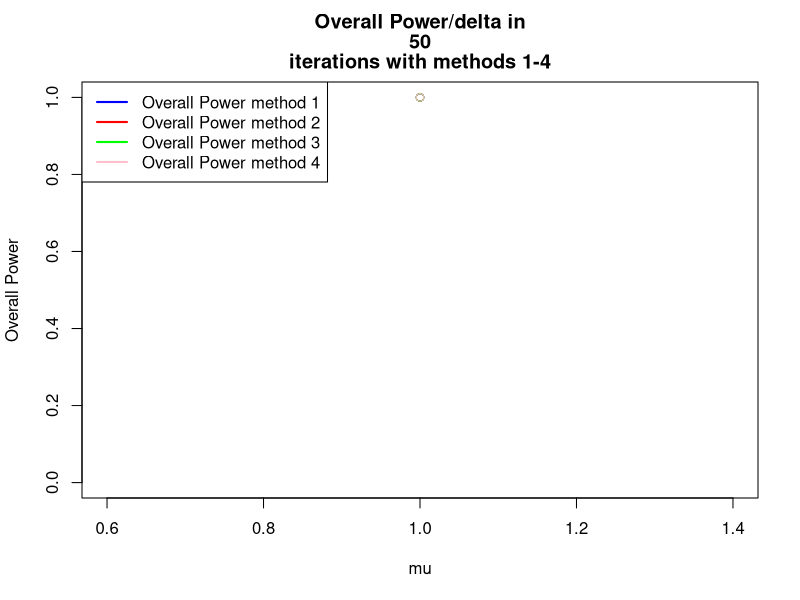
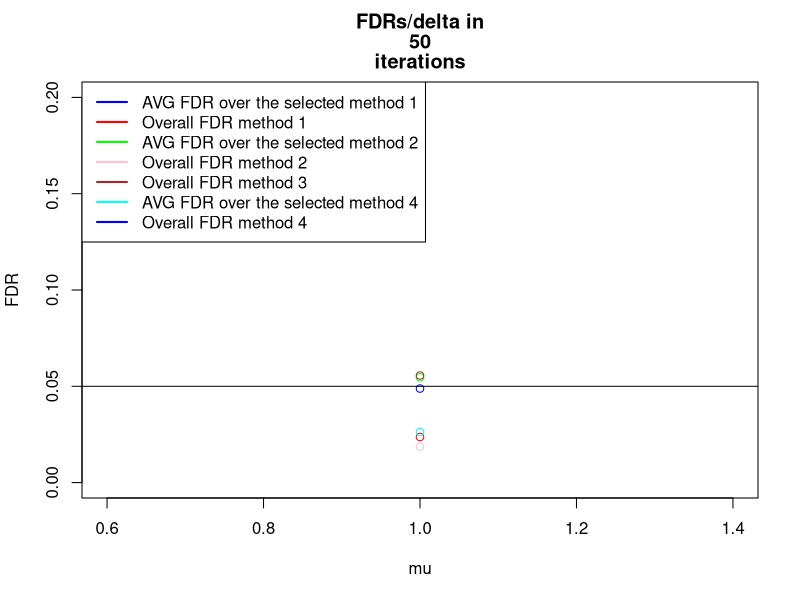
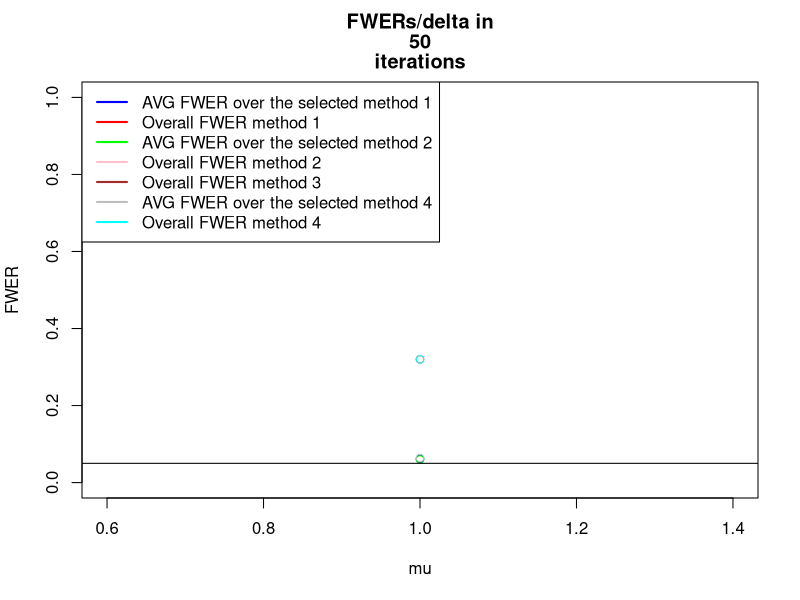
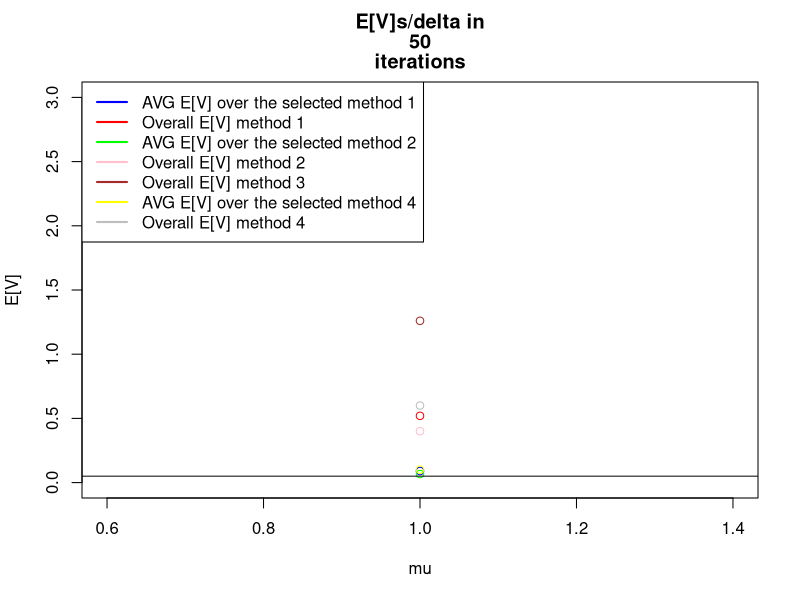
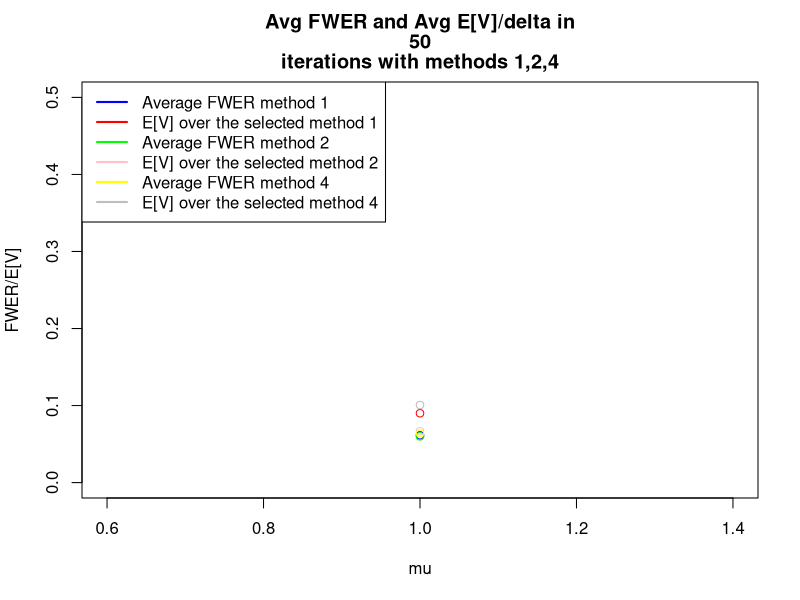

The R source for these figures, in order: (Note: this script raises an error after producing the figures.)
iteration <- setClass ("iteration",
                       #Data structure that holds data regarding a certain iteration (=manipulation of random numbers)        
                       slots=c(xbars="numeric",
                               pvals="numeric",
                               refVec="logical",
                               numOfTrues="numeric",
                               size="numeric",
                               proceduresApplied= "list"
                               
                       )
)
procedure <- setClass ("procedure",
                       #a data structure holding the results of certain procedure applied to an iteration
                       
                       slots=c(procedureName="function",
                               rejects="list",
                               fr="numeric",
                               power="numeric",
                               fdr="numeric",
                               fwer="numeric"
                       )
)

calcSimesPVals<- function (PVals){
  min(p.adjust(PVals, method="BH"))
}

calcPower<-function (rejectsLength, falseRejections, size,numOfFalseH0sInRef,details=FALSE){
  #returns num of  true rejections divided by the number of planned rejections
  if (details==TRUE){
    print ("POWER CALC:")
    print (c("rejects:", rejectsLength))
    print (c("fr:", falseRejections))
    print (c("size:", size))
    print (c("numOfFalseH0sInRef:", numOfFalseH0sInRef))
    print (c("Power",(rejectsLength-falseRejections)/(size-numOfFalseH0sInRef)))
  }
  return ((rejectsLength-falseRejections)/(size-numOfFalseH0sInRef))
}

calcFDR<- function (rejects,falseRejections){
  if (rejects$length==0) return (0)
  else 
    return (falseRejections/rejects$length)
}

calcFWER<- function (rejects, falseRejections){
  if (rejects$length==0)
    return (0)
  if (falseRejections>0) 
    return (1)
  if (falseRejections==0) 
    return (0)
}

countFalseFamilyRejections <- function (rejects, numOfSignalFamilies){
  if (rejects$length==0){ #if there were no rejects at all
    return (0)
  }
  return (length(which(rejects$ix>numOfSignalFamilies)))
}

countFalseRejections<-function (rejects , refVec){
  if (rejects$length==0){ #if there were no rejects at all
    return (0)
  }
  
  fr<-0 #false rejections counter
  for (i in 1:rejects$length){ # count num of false rejects
    #     print (refVec)
    if (refVec[rejects$ix[i]]==FALSE) { #if the rejection was false
      fr<-fr+1
    }
  }
  return (fr) 
}

SelectFamiliesBH<-function (familiesSimesPVals){
  #b<-p.adjust(familiesSimesPVals,method="BH")
  #return (which(b<0.05))
  #print ("SELECT: ")
  #print (Preject(familiesSimesPVals))
  #print ("BH SELECT")
  return (Preject(method="BH", pvals=familiesSimesPVals))
  
}  
#return Array of Selected Families and old ixs


OverallBHSelectedFamilies<-function (jointRejects){
  newIXs<-unique(as.integer((jointRejects$ix-1)/10))+1
  return (list ("length"=length(newIXs), "ix"=newIXs))
  
}


rejectTukey <- function (xbars,S,groupSize,qStar){
  statistics=as.numeric(dist(xbars)/sqrt(S/groupSize))
  b<-which(statistics>=qStar)
  
  #   print (statistics)
  #   print ("Q*")
  #   print (qStar)
  #   print (list("length"=length(b), "ix"=b))
  return (list("length"=length(b), "ix"=b))
}

Preject <- function (method="BH", pvals=c(0), details=FALSE, alpha =0.05){
  a<-p.adjust(p=pvals,method=method)
  #   print (a)
  b<- which(a<alpha)
  return (list ("length"=length(b), "ix"=b))
}

calcTukeyPVal <-function(xbars,S,groupSize, numOfGroups){
  pval<- 1-ptukey(q=max(dist(xbars))/sqrt(S/groupSize), 
                  nmeans=numOfGroups ,df=numOfGroups * (groupSize-1))
  return (pval)
}

calcPairwisePVals <-function (xbars,S,groupSize, numOfGroups,i=1,details=FALSE){
  ##useful for method C phase 2
  pvals=2*(1-pt(q=dist(xbars)/sqrt(2*S[i]/groupSize),
                df= numOfGroups*(groupSize-1)))
  if (details==TRUE){
    print (c("PAIRWISE", pvals))
    print (as.numeric(pvals))
  }
  #   readline()
  return (as.numeric(pvals))
}

getRandomXBars <-function (size, numOfTrues, truesMu1=0, falsesMu1, sd=1,DesVector=NaN,details=FALSE){
  #if there's a Design vector supplied, normals will be generated according to it
  # otherwise the xbars will be made with the given parameters.
  
  if (is.nan(DesVector)[1]){
    xbar<- rep(NA,size) #init xbar
    xbar[1:numOfTrues]<- (rnorm(n=numOfTrues,mean=truesMu1,sd=sd)) 
    #define the null first families
    xbar[(numOfTrues+1):size]<- (rnorm(n=size-numOfTrues,mean=falsesMu1,sd=sd)) 
    #define the non-null last families  
  }
  else{
    xbar<- rep(NA,length(DesVector)) #init xbar
    xbar<- (rnorm(n=length(DesVector),mean=DesVector,sd=sd))   
  }
  if (details==TRUE){
    print (xbar)  
  }
  
  #   readline()
  return (xbar)
}


setDesVector <-function (size, numOfZeros,mu=4){
  a<-rep(0,numOfZeros)
  b<-rep(mu,size-numOfZeros)
  return (c(a,b))
}

setRefVectorBig <-function(size, numOfZeros,mu, DesVector=NaN, details=FALSE){
  
  if (is.nan(DesVector)[1]){
    DesVector<-setDesVector(size,numOfZeros,mu)
  }
  
  if (details==TRUE){
    print ("DesVector:")
    print (DesVector)
    print ("RefVector:")
    print (as.logical(dist(DesVector)))
  }
  return (as.logical(dist(DesVector)))
}

# this method works only for numOfGroups=3, setRefVectorBig does this right for larger sizes
# setRefVector <- function (size, numOfTrues){
#   #initialize reference vector
#   refvec<-rep (NA,size)
#   refvec[1:numOfTrues]<- TRUE # these will be true discoveries
#   refvec[(numOfTrues+1):size]<- FALSE # these will be False Discoveries
#   return (refvec)
# }


#method A(3): Overall BH (one level)
#method B(2): QTukey Statistics (2 levels) 1: TukeyPval , 2: QTukey Stat
#method C(1): BH with pairwise Pval (2 levels) 1: TukeyPVal, 2:Pairwise PVal
#method 4: To be added later - currently empty

#this algorithm builds "numOfFamilies" families, each family of size "numOfGroups",
#with "numOfTrues" trues and the rest of the families are false, with "numOfSignalFamilies"
#families in which there 
#is signal (=numOfTrues is used), and the rest of the families are with no signal (all mus are 0)
#then uses 3 different methods to reject.
tukeyTest2 <-function(n=10000, numOfFamilies=40, numOfGroups=3, numOfTrues=1, numOfSignalFamilies=5,
                      mindelta=0, maxdelta=4, interval=0.5, alpha=0.05, groupSize=16,details=FALSE,DesVector=NaN){
  
  
  #definition of constant df
  df=numOfGroups*(groupSize-1) #calculate degs of freedom
  
  #define constant methodnames
  METHOD_NAMES=rbind("QTukey Stat", "Pairwise", "Overall BH", "BH BH(Simes)")
  
  #decleration of matrices to keep means, size is # of methods * the number of mu values 
  OvrPowerMeans<-matrix(0,4,(maxdelta-mindelta)/interval+1)
  AVGPowerMeans<-matrix(0,4,(maxdelta-mindelta)/interval+1)
  AVGFDRMeans<-matrix(0,4,(maxdelta-mindelta)/interval+1)
  OvrFDRMeans<-matrix(0,4,(maxdelta-mindelta)/interval+1)
  AVGFWERMeans<-matrix(0,4,(maxdelta-mindelta)/interval+1)
  OvrFWERMeans<-matrix(0,4,(maxdelta-mindelta)/interval+1)
  OvrFRMeans<-matrix(0,4,(maxdelta-mindelta)/interval+1)
  AVGFRMeans<-matrix(0,4,(maxdelta-mindelta)/interval+1)
  
  FAMILYpowerMeans<-matrix(0,4,(maxdelta-mindelta)/interval+1)
  FAMILYFDRMeans<-matrix(0,4,(maxdelta-mindelta)/interval+1)
  FAMILYFWERMeans<-matrix(0,4,(maxdelta-mindelta)/interval+1)
  
  #declration of matrices to keep s.deviation, size is # of methods * the number of mu values 
  OvrPowerSD<-matrix(0,4,(maxdelta-mindelta)/interval+1)
  AVGPowerSD<-matrix(0,4,(maxdelta-mindelta)/interval+1)
  AVGFDRSD<-matrix(0,4,(maxdelta-mindelta)/interval+1)
  OvrFDRSD<-matrix(0,4,(maxdelta-mindelta)/interval+1)
  AVGFWERSD<-matrix(0,4,(maxdelta-mindelta)/interval+1)
  OvrFWERSD<-matrix(0,4,(maxdelta-mindelta)/interval+1)
  OvrFRSD<-matrix(0,4,(maxdelta-mindelta)/interval+1)
  AVGFRSD<-matrix(0,4,(maxdelta-mindelta)/interval+1)
  
  FAMILYpowerSD<-matrix(0,4,(maxdelta-mindelta)/interval+1)
  FAMILYFDRSD<-matrix(0,4,(maxdelta-mindelta)/interval+1)
  FAMILYFWERSD<-matrix(0,4,(maxdelta-mindelta)/interval+1)
  #   PowerOutput<-list()
  
  for (delta in seq(mindelta,maxdelta,interval)){
    
    #matrices for each delta
    TotalAVGFDR<-matrix(0,4,n)
    TotalAVGFWER<-matrix(0,4,n)
    TotalAVGPower<-matrix(0,4,n)
    TotalOvrFWER<-matrix(0,4,n)
    TotalOvrPower<-matrix(0,4,n)
    TotalAVGFR<-matrix(0,4,n)
    TotalOvrFR<-matrix(0,4,n)
    TotalOvrFDR<-matrix(0,4,n)
    FAMILYpower<-matrix(0,4,n)
    FAMILYFDR<-matrix(0,4,n)
    FAMILYFWER<-matrix(0,4,n)
    FAMILYFR<-matrix(0,4,n)
    
    print (delta)
    #     readline()
    
    #each iteration
    for (iters in 1:n){
      #       print (c("iter:" ,iters))
      
      #setup  of variables
      familyArray= list(numOfFamilies);
      familiesTukeyPVals = numeric(numOfFamilies);
      familiesSimesPVals = numeric(numOfFamilies);
      
      SelectedFamilies<-list(0);
      OverallRejectsLength<-numeric(4) # 4 slots for each method B/C/*/4
      OverallFR <- numeric(4)
      FDRSum <-numeric(4)
      FWERSum <- numeric(4)
      POWERSum <- numeric(4)
      
      if (!is.nan(DesVector[1])){
        numOfGroups=length(DesVector)
        tempDes=as.logical(dist(DesVector))
        numOfTrues=length(tempDes[tempDes==TRUE])
#         print (numOfGroups)
#         print (numOfTrues)
      }
      jointFamily <- new ("iteration",
                          size=choose(numOfGroups,2)*numOfFamilies,
                          numOfTrues=0+
                            #num of true hypotheses in the no signal zone
                            numOfSignalFamilies*(numOfTrues)
                          #num of true hypotheses in the signal zone
                     
                     )
      #       print (jointFamily)
      #       readline()
      ##init variance vector
      S=rchisq(n=numOfFamilies,df=df)/df
      
      for (i in 1:numOfFamilies){
        
        familyArray[[i]]= new ("iteration",
                               size=choose (numOfGroups,2),
                               numOfTrues=numOfTrues #=1
         
        ) #init family
        
        
        if (i<=numOfSignalFamilies){ #first 5 families with signal
          
          
          familyArray[[i]]@refVec=setRefVectorBig(
            size=numOfGroups,
            numOfZeros=numOfGroups-numOfTrues,
            mu=delta,
            DesVector=DesVector,
            details=FALSE)
          
          #           print ("Reference vector:")
          #           print (familyArray[[i]]@refVec)
          #build reference Vector
          tempDes<-DesVector
#           tempDes[tempDes==0]<-(-delta)
          familyArray[[i]]@xbars=getRandomXBars(size=numOfGroups,
                                                numOfTrues=numOfGroups-1,
                                                falsesMu1=delta,
                                                sd=sqrt(1/groupSize),
                                                DesVector=tempDes*delta,
                                                details=FALSE)
        }
        else { #35 families no signal
          familyArray[[i]]@refVec=setRefVectorBig(
            size=numOfGroups,
            numOfZeros=numOfGroups,
            mu=delta)
          
          #build reference Vector (we set numOfTrues as 1 and falsesdelta as 0 so that all xbars are
          #generated around 0, the value of numOfTrues doesnt matter here)
          familyArray[[i]]@xbars=getRandomXBars(size=numOfGroups,
                                                numOfTrues=1,
                                                falsesMu1=0,
                                                sd=sqrt(1/groupSize))
        }
        #                             print ("Reference vector:")
        #                             print (familyArray[[i]]@refVec)
        if (details==TRUE){
          #                    print (i)
          #                    print (familyArray[[i]]@xbars)         
        } #end details print
        
        familyArray[[i]]@pvals=calcPairwisePVals(familyArray[[i]]@xbars,
                                                 S,
                                                 groupSize,
                                                 numOfGroups,
                                                 i=i,
                                                 details=FALSE)
        #        readline()
        #calc Pairwise PVals for Method C(1)
        
        familyArray[[i]]@proceduresApplied=append(familyArray[[i]]@proceduresApplied,
                                                  new ("procedure"))
        familyArray[[i]]@proceduresApplied=append(familyArray[[i]]@proceduresApplied,
                                                  new ("procedure"))
        familyArray[[i]]@proceduresApplied=append(familyArray[[i]]@proceduresApplied,
                                                  new ("procedure"))
        familyArray[[i]]@proceduresApplied=append(familyArray[[i]]@proceduresApplied,
                                                  new ("procedure"))
        familiesTukeyPVals[i]=calcTukeyPVal(familyArray[[i]]@xbars
                                            ,S[i],groupSize, numOfGroups)
        familiesSimesPVals[i]=calcSimesPVals(familyArray[[i]]@pvals)
        
        #calc Tukey PVals for method B(2)
        
        #         print (c("family tukey pval", i, familiesTukeyPVals[i]))
        
        #add to jointFamily for methods 3-4
        jointFamily@refVec=append(jointFamily@refVec,familyArray[[i]]@refVec)
        jointFamily@xbars=append(jointFamily@xbars,familyArray[[i]]@xbars)
        jointFamily@pvals=append(jointFamily@pvals,familyArray[[i]]@pvals)
        jointFamily@proceduresApplied=append(familyArray[[i]]@proceduresApplied,
                                             new ("procedure"))
        jointFamily@proceduresApplied=append(familyArray[[i]]@proceduresApplied,
                                             new ("procedure"))
      } #end for i
      
      if (details==TRUE){
        #         print (jointFamily)
        #         print (familiesSimesPVals)
        #         readline()
      }
      
      #method B,C step 1: select interesting families using BH
      SelectedFamilies[[1]]<-SelectFamiliesBH(familiesTukeyPVals)
      SelectedFamilies[[2]]<-SelectedFamilies[[1]] #for this stage selection for both methods is the same
      qStar=qtukey(p=1-alpha*SelectedFamilies[[1]]$length/numOfFamilies,
                   nmeans=numOfGroups,df=df)
      SelectedFamilies[[4]]<-SelectFamiliesBH(familiesSimesPVals)
      #method 3 - overall BH - take joint family and reject in it using BH
      jointFamily@proceduresApplied[[1]]@rejects=Preject(method="BH", pvals=jointFamily@pvals, alpha=0.05)
      
      SelectedFamilies[[3]]<-OverallBHSelectedFamilies(jointFamily@proceduresApplied[[1]]@rejects)
      #       print (familyArray[[i]]@pvals, qStar)
      #       print ("SELECTS FROM METHOD 4")
      #       print (SelectedFamilies[[4]])
      #             readline()
      
      #calc Family Stats:
      for (methodix in 1:4){
        FAMILYFR[methodix,iters]<-countFalseFamilyRejections(SelectedFamilies[[methodix]],numOfSignalFamilies)
        
        FAMILYpower[methodix,iters]<-calcPower(rejects=SelectedFamilies[[methodix]]$length,
                                               falseRejections=FAMILYFR[methodix,iters],
                                               size=numOfFamilies,
                                               numOfFalseH0sInRef=numOfFamilies-numOfSignalFamilies,
                                               details=FALSE
        ) 
        FAMILYFDR[methodix,iters]<-calcFDR(rejects=SelectedFamilies[[methodix]],falseRejections=FAMILYFR[methodix,iters])
        FAMILYFWER[methodix,iters]<-calcFWER(rejects=SelectedFamilies[[methodix]],falseRejections=FAMILYFR[methodix,iters])
        
        if (details==TRUE){
          print (c("FAMILY POWER",methodix, FAMILYpower[methodix,iters]))
          print (c("FAMILY FR",methodix, FAMILYFR[methodix,iters]))
          print (c("FAMILY FDR",methodix, FAMILYFDR[methodix,iters]))
          print (c("FAMILY FWER",methodix, FAMILYFWER[methodix,iters]))
        }
      }
      
      
      ##method 1/2/4 step 2: #process BH/QTukey on selected families
      for (methodix in 1:4){ #run through methods
        
                print (c("METHOD:", methodix))
        if (SelectedFamilies[[methodix]]$length>0){   #if there are any selected families
          for (i in 1:SelectedFamilies[[methodix]]$length){ #run thru selected families
            
            if (methodix==1 || methodix==4){
              #method 1=method C
              #method 4= BH BH (simes)
              #print ("1")
              # reject inside the selected families with BH alpha=0.05*r/m
              familyArray[[SelectedFamilies[[methodix]]$ix[i]]]@proceduresApplied[[methodix]]@rejects<-
                Preject(method="BH", pvals=familyArray[[SelectedFamilies[[methodix]]$ix[i]]]@pvals, 
                        alpha=alpha*SelectedFamilies[[methodix]]$length/numOfFamilies)
            }
            if (methodix==2){
              #methodB
              #print ("2")
              # reject inside the selected families with QTUKEY threshold
              familyArray[[SelectedFamilies[[methodix]]$ix[i]]]@proceduresApplied[[2]]@rejects<-
                rejectTukey( familyArray[[SelectedFamilies[[methodix]]$ix[i]]]@xbars,
                             S[SelectedFamilies[[methodix]]$ix[i]],
                             groupSize,
                             qStar)
              #               print (dist(familyArray[[SelectedFamilies[[methodix]]$ix[i]]]@xbars))
              #               print (familyArray[[SelectedFamilies[[methodix]]$ix[i]]]@refVec)
              #               readline()
            }
            
            if (methodix==3){

              familyNum<-SelectedFamilies[[methodix]]$ix[i]
              #               print (SelectedFamilies[[methodix]]$ix)
              #               print (c("familynum", familyNum))
              m3rejects<-jointFamily@proceduresApplied[[1]]@rejects$ix
              #               print (m3rejects)
              #             
              m3rejects<-m3rejects[m3rejects> (familyNum-1)*10 &
                                     m3rejects<= (familyNum)*10] -(familyNum-1)*10
              #               print ("after modulus")
              #               print (m3rejects)
              # #               m3rejects<-m3rejects-(familyNum-1)*10
              #               print ("Method 3 rejects")
              #               print(m3rejects)
              #                                
              familyArray[[SelectedFamilies[[methodix]]$ix[i]]]@proceduresApplied[[methodix]]@rejects<-
                list("length"=length(m3rejects), "ix"=m3rejects)
              
              
              #calc stats for joint family
              jointFamily@proceduresApplied[[methodix-2]]@fr=countFalseRejections(jointFamily@proceduresApplied[[methodix-2]]@rejects,jointFamily@refVec)
              jointFamily@proceduresApplied[[methodix-2]]@power=calcPower(jointFamily@proceduresApplied[[methodix-2]]@rejects$length,
                                                                          jointFamily@proceduresApplied[[methodix-2]]@fr,
                                                                          jointFamily@size, 
                                                                          jointFamily@size-jointFamily@numOfTrues)
              jointFamily@proceduresApplied[[methodix-2]]@fdr=calcFDR(jointFamily@proceduresApplied[[methodix-2]]@rejects,
                                                                      jointFamily@proceduresApplied[[methodix-2]]@fr)
              jointFamily@proceduresApplied[[methodix-2]]@fwer=calcFWER(jointFamily@proceduresApplied[[methodix-2]]@rejects, 
                                                                        jointFamily@proceduresApplied[[methodix-2]]@fr)
              
              TotalOvrFDR[methodix,iters]=jointFamily@proceduresApplied[[methodix-2]]@fdr
              TotalOvrFWER[methodix,iters]=jointFamily@proceduresApplied[[methodix-2]]@fwer          
              TotalOvrFR[methodix,iters]=jointFamily@proceduresApplied[[methodix-2]]@fr
              TotalOvrPower[methodix,iters]=jointFamily@proceduresApplied[[methodix-2]]@power						
            }
            
            #calc frs,power,fdr,fwer for the ith selectedfamily
            familyArray[[SelectedFamilies[[methodix]]$ix[i]]]@proceduresApplied[[methodix]]@fr=
              countFalseRejections(
                familyArray[[SelectedFamilies[[methodix]]$ix[i]]]@proceduresApplied[[methodix]]@rejects,
                familyArray[[SelectedFamilies[[methodix]]$ix[i]]]@refVec)
            
            familyArray[[SelectedFamilies[[methodix]]$ix[i]]]@proceduresApplied[[methodix]]@power=
              calcPower(familyArray[[SelectedFamilies[[methodix]]$ix[i]]]@proceduresApplied[[methodix]]@rejects$length,
                        familyArray[[SelectedFamilies[[methodix]]$ix[i]]]@proceduresApplied[[methodix]]@fr, 
                        familyArray[[SelectedFamilies[[methodix]]$ix[i]]]@size, 
                        length(which(familyArray[[SelectedFamilies[[methodix]]$ix[i]]]@refVec==FALSE)))
            
            familyArray[[SelectedFamilies[[methodix]]$ix[i]]]@proceduresApplied[[methodix]]@fdr=
              calcFDR(familyArray[[SelectedFamilies[[methodix]]$ix[i]]]@proceduresApplied[[methodix]]@rejects,
                      familyArray[[SelectedFamilies[[methodix]]$ix[i]]]@proceduresApplied[[methodix]]@fr)
            
            familyArray[[SelectedFamilies[[methodix]]$ix[i]]]@proceduresApplied[[methodix]]@fwer=
              calcFWER(familyArray[[SelectedFamilies[[methodix]]$ix[i]]]@proceduresApplied[[methodix]]@rejects,
                       familyArray[[SelectedFamilies[[methodix]]$ix[i]]]@proceduresApplied[[methodix]]@fr)
            if (details==TRUE){ 
              print (c("Family number:", SelectedFamilies[[methodix]]$ix[i]))
              print (c("FRs:", familyArray[[SelectedFamilies[[methodix]]$ix[i]]]@proceduresApplied[[methodix]]@fr))
              print (c("FDR:", familyArray[[SelectedFamilies[[methodix]]$ix[i]]]@proceduresApplied[[methodix]]@fdr))
              print (c("FWER: ", familyArray[[SelectedFamilies[[methodix]]$ix[i]]]@proceduresApplied[[methodix]]@fwer))
              print (c("Power: ", familyArray[[SelectedFamilies[[methodix]]$ix[i]]]@proceduresApplied[[methodix]]@power))
              print (c("Rejects:", familyArray[[SelectedFamilies[[methodix]]$ix[i]]]@proceduresApplied[[methodix]]@rejects$length))
            } #end details print
            POWERSum[methodix]=POWERSum[methodix]+ familyArray[[SelectedFamilies[[methodix]]$ix[i]]]@proceduresApplied[[methodix]]@power
            FDRSum[methodix]=FDRSum[methodix]+familyArray[[SelectedFamilies[[methodix]]$ix[i]]]@proceduresApplied[[methodix]]@fdr
            FWERSum[methodix]=FWERSum[methodix]+familyArray[[SelectedFamilies[[methodix]]$ix[i]]]@proceduresApplied[[methodix]]@fwer      		
            OverallFR[methodix]=OverallFR[methodix]+familyArray[[SelectedFamilies[[methodix]]$ix[i]]]@proceduresApplied[[methodix]]@fr
            OverallRejectsLength[methodix]=OverallRejectsLength[methodix]+familyArray[[SelectedFamilies[[methodix]]$ix[i]]]@
              proceduresApplied[[methodix]]@rejects$length
#             
#             print ("OVR REJECTS LENGTH")
#             print (c("methodix", methodix))
#             print (OverallRejectsLength[methodix])
            
          } #end for loop of i selected families     
          #           print (c("OVERALL REJECTS LENGTH method :", methodix ,OverallRejectsLength[methodix]))
          
          
          TotalAVGFDR[methodix, iters] <-FDRSum[methodix]/SelectedFamilies[[methodix]]$length
          if (is.nan(TotalAVGFDR[methodix, iters])) {
            TotalAVGFDR[methodix, iters]<-0
          }
          TotalAVGFWER[methodix, iters]<-FWERSum[methodix]/SelectedFamilies[[methodix]]$length
          if (is.nan(TotalAVGFDR[methodix, iters])) {
            TotalAVGFWER[methodix, iters]<-0
          }
          TotalAVGPower[methodix,iters]<-POWERSum[methodix]/SelectedFamilies[[methodix]]$length
          if (is.nan(TotalAVGPower[methodix, iters])) {
            TotalAVGPower[methodix, iters]<-0
          }
          #           print ("TOTAL OVR POWER CALC")
          #           print ("")
          TotalOvrPower[methodix, iters]<- calcPower(rejects=OverallRejectsLength[methodix],
                                                     falseRejections=OverallFR[methodix],
                                                     size=jointFamily@size,
                                                     numOfFalseH0sInRef=jointFamily@size-jointFamily@numOfTrues
          ) 
          
          TotalOvrFR[methodix, iters]<-OverallFR[methodix]
          TotalAVGFR[methodix, iters]<-OverallFR[methodix]/SelectedFamilies[[methodix]]$length
          
          TotalOvrFDR[methodix, iters]<- OverallFR[methodix]/OverallRejectsLength[methodix]
          if (is.nan(TotalOvrFDR[methodix, iters])) {
            TotalOvrFDR[methodix, iters]<-0
          }
          
          TotalOvrFWER[methodix, iters]<-sign(TotalOvrFDR[methodix, iters])
          if (is.nan(TotalOvrFWER[methodix, iters])) {
            TotalOvrFWER[methodix, iters]<-0
          }
          
          print (c("Iteration:", iters, "delta:", delta, "method:", methodix))
          print (c("Average FDR:", FDRSum[methodix]/SelectedFamilies[[methodix]]$length))
          print (c("Overall FDR: ",  OverallFR[methodix]/OverallRejectsLength[methodix]))
          print (c("Average FWER: ", FWERSum[methodix]/SelectedFamilies[[methodix]]$length))
          print (c("Overall FR: ", OverallFR[methodix]))
          print (c("Interesting Families () are",SelectedFamilies[[methodix]]))
          #readline()
          
          
        } #end if selected families exist
        else {
          #"no selected families in iteration - all stats  are 0"
          #           print ("no families selected")
          TotalAVGPower[methodix,iters]<-0
          TotalAVGFDR[methodix,iters]<-0
          TotalAVGFWER[methodix,iters]<-0
          TotalOvrFWER[methodix,iters]<-0
          TotalOvrPower[methodix,iters]<-0
          TotalOvrFR[methodix,iters]<-0
          TotalAVGFR[methodix,iters]<-0
          TotalOvrFDR[methodix,iters]<-0
        }
      } #end for methodix
      
      
      
      #			print ("TOTAL OVR FDR")
      #			print (TotalOvrFDR)
    } #end n for - iterations
    
    #print ("Total AVG FDR")
    #print (mean(TotalAVGFDR))
    #print ("Total AVG FWER")
    #print (mean(TotalAVGFWER))
    #print ("Total Ovr FR")
    #print (mean(TotalOvrFR))
    #print ("Total OVr FDR")
    #print (mean(TotalOvrFDR))
    
    for (methodix in 1:4){
      #calc final means
      AVGFDRMeans[methodix,(delta-mindelta)/interval+1]<-mean(TotalAVGFDR[methodix,])
      AVGFWERMeans[methodix,(delta-mindelta)/interval+1]<-mean(TotalAVGFWER[methodix,])
      AVGFRMeans[methodix,(delta-mindelta)/interval+1]<-mean(TotalAVGFR[methodix,])
      AVGPowerMeans[methodix,(delta-mindelta)/interval+1]<-mean(TotalAVGPower[methodix,])
      
      OvrPowerMeans[methodix,(delta-mindelta)/interval+1]<-mean(TotalOvrPower[methodix,])
      OvrFDRMeans[methodix,(delta-mindelta)/interval+1]<-mean(TotalOvrFDR[methodix,])
      OvrFWERMeans[methodix,(delta-mindelta)/interval+1]<-mean(TotalOvrFWER[methodix,])
      OvrFRMeans[methodix,(delta-mindelta)/interval+1]<-mean(TotalOvrFR[methodix,])
      
      FAMILYFDRMeans[methodix,(delta-mindelta)/interval+1]<-mean(FAMILYFDR[methodix,])
      FAMILYFWERMeans[methodix,(delta-mindelta)/interval+1]<-mean(FAMILYFWER[methodix,])
      FAMILYpowerMeans[methodix,(delta-mindelta)/interval+1]<-mean(FAMILYpower[methodix,])
      #calc final SDs
      AVGFDRSD[methodix,(delta-mindelta)/interval+1]<-sd(TotalAVGFDR[methodix,])
      OvrPowerSD[methodix,(delta-mindelta)/interval+1] <-sd(TotalOvrPower[methodix,])   
      AVGFWERSD[methodix,(delta-mindelta)/interval+1]<-sd(TotalAVGFWER[methodix,])
      AVGFRSD[methodix,(delta-mindelta)/interval+1]<-sd(TotalAVGFR[methodix,])
      
      OvrPowerSD[methodix,(delta-mindelta)/interval+1]<-sd(TotalOvrPower[methodix,])
      OvrFDRSD[methodix,(delta-mindelta)/interval+1]<-sd(TotalOvrFDR[methodix,])
      OvrFWERSD[methodix,(delta-mindelta)/interval+1]<-sd(TotalOvrFWER[methodix,])
      OvrFRSD[methodix,(delta-mindelta)/interval+1]<-sd(TotalOvrFR[methodix,])
      
      FAMILYFDRSD[methodix,(delta-mindelta)/interval+1]<-sd(FAMILYFDR[methodix,])
      FAMILYFWERSD[methodix,(delta-mindelta)/interval+1]<-sd(FAMILYFWER[methodix,])
      FAMILYpowerSD[methodix,(delta-mindelta)/interval+1]<-sd(FAMILYpower[methodix,])
      
      #			print ('Ovr fdrmeans')
      #			print (OvrFDRMeans)
      
    } #end methodix for 
    #     PowerOutput[[(mu-mindelta)/interval+1]]=TotalOvrPower
  } #end mu for
  
  
  
  #	print (OvrFDRMeans[1,])
  #	print (OvrFDRMeans[2,])
  #	print (AVGFDRMeans[1,])
  #	print (AVGFDRMeans[2,])
  #	
  
  plot (seq(mindelta,maxdelta,interval),OvrPowerMeans[1,], 
        col="blue", ylim=c(0,1),xlab= "mu", ylab= "Overall Power",
        main =c("Overall Power/delta in", n, "iterations with methods 1-4"), type="o")
  lines (seq(mindelta,maxdelta,interval),OvrPowerMeans[2,], col="red", type="o")
  lines (seq(mindelta,maxdelta,interval),OvrPowerMeans[3,], col="green", type="o")
  lines (seq(mindelta,maxdelta,interval),OvrPowerMeans[4,], col="pink", type="o")
  
  
  legend("topleft", 
         legend= c("Overall Power method 1", "Overall Power method 2", 
                   "Overall Power method 3","Overall Power method 4"), 
         lty=c(1,1,1,1),
         lwd=c(2,2,2,2),
         col=c("blue","red", "green", "pink")
  )
  plot (seq(mindelta,maxdelta,interval),AVGFDRMeans[1,], 
        col="blue", ylim=c(0,0.2),xlab= "mu", ylab= "FDR",
        main =c("FDRs/delta in", n, "iterations"), type="o")
  lines (seq(mindelta,maxdelta,interval),OvrFDRMeans[1,], col="red", type="o")
  lines (seq(mindelta,maxdelta,interval),AVGFDRMeans[2,], col="green", type="o")
  lines (seq(mindelta,maxdelta,interval),OvrFDRMeans[2,], col="pink", type="o")
  lines (seq(mindelta,maxdelta,interval),OvrFDRMeans[3,], col="brown", type="o")
  lines (seq(mindelta,maxdelta,interval),OvrFDRMeans[4,], col="cyan", type="o")
  abline (h=0.05, col="black")
  
  legend("topleft", 
         legend= c("AVG FDR over the selected method 1", "Overall FDR method 1",
                   "AVG FDR over the selected method 2", "Overall FDR method 2", 
                   "Overall FDR method 3",
                   "AVG FDR over the selected method 4", "Overall FDR method 4" ), 
         lty=c(1,1,1,1),
         lwd=c(2,2,2,2),
         col=c("blue","red", "green", "pink", "brown","cyan")
  )
  plot (seq(mindelta,maxdelta,interval),AVGFWERMeans[1,], 
        col="blue", ylim=c(0,1),xlab= "mu", ylab= "FWER",
        main =c("FWERs/delta in", n, "iterations"), type="o")
  lines (seq(mindelta,maxdelta,interval),OvrFWERMeans[1,], col="red", type="o")
  lines (seq(mindelta,maxdelta,interval),AVGFWERMeans[2,], col="green", type="o")
  lines (seq(mindelta,maxdelta,interval),OvrFWERMeans[2,], col="pink", type="o")
  lines (seq(mindelta,maxdelta,interval),OvrFWERMeans[3,], col="brown", type="o")
  lines (seq(mindelta,maxdelta,interval),AVGFWERMeans[4,], col="grey", type="o")
  lines (seq(mindelta,maxdelta,interval),OvrFWERMeans[4,], col="cyan", type="o")
  abline (h=0.05, col="black")
  
  legend("topleft", 
         legend= c("AVG FWER over the selected method 1", "Overall FWER method 1",
                   "AVG FWER over the selected method 2", "Overall FWER method 2", 
                   "Overall FWER method 3", 
                   "AVG FWER over the selected method 4","Overall FWER method 4"), 
         lty=c(1,1,1,1),
         lwd=c(2,2,2,2),
         col=c("blue","red", "green", "pink", "brown","grey", "cyan")
  )
  
  plot (seq(mindelta,maxdelta,interval),AVGFRMeans[1,], 
        col="blue", ylim=c(0,3),xlab= "mu", ylab= "E[V]",
        main =c("E[V]s/delta in", n, "iterations"), type="o")
  lines (seq(mindelta,maxdelta,interval),OvrFRMeans[1,], col="red", type="o")
  lines (seq(mindelta,maxdelta,interval),AVGFRMeans[2,], col="green", type="o")
  lines (seq(mindelta,maxdelta,interval),OvrFRMeans[2,], col="pink", type="o")
  lines (seq(mindelta,maxdelta,interval),OvrFRMeans[3,], col="brown", type="o")
  lines (seq(mindelta,maxdelta,interval),AVGFRMeans[4,], col="yellow", type="o")
  lines (seq(mindelta,maxdelta,interval),OvrFRMeans[4,], col="grey", type="o")
  abline (h=0.05, col="black")
  
  legend("topleft", 
         legend= c("AVG E[V] over the selected method 1", "Overall E[V] method 1", 
                   "AVG E[V] over the selected method 2", "Overall E[V] method 2", 
                   "Overall E[V] method 3",
                   "AVG E[V] over the selected method 4", "Overall E[V] method 4"), 
         lty=c(1,1,1,1),
         lwd=c(2,2,2,2),
         col=c("blue","red", "green", "pink", "brown","yellow","grey")
  )
  plot (seq(mindelta,maxdelta,interval),AVGFWERMeans[1,] , col="blue", ylim=c(0,0.5),
        ylab="FWER/E[V]", xlab="mu",
        main =c("Avg FWER and Avg E[V]/delta in", n, "iterations with methods 1,2,4"), type="o")
  #    readline()
  lines (seq(mindelta,maxdelta,interval),AVGFRMeans[1,], col="red", type="o")
  lines (seq(mindelta,maxdelta,interval),AVGFWERMeans[2,], col="green", type="o")
  lines (seq(mindelta,maxdelta,interval),AVGFRMeans[2,], col="pink", type="o")
  lines (seq(mindelta,maxdelta,interval),AVGFWERMeans[4,], col="yellow", type="o")
  lines (seq(mindelta,maxdelta,interval),AVGFRMeans[4,], col="grey", type="o")
  legend("topleft", 
         legend= c("Average FWER method 1","E[V] over the selected method 1",
                   "Average FWER method 2","E[V] over the selected method 2",
                   "Average FWER method 4","E[V] over the selected method 4"), 
         lty=c(1,1,1,1),
         lwd=c(2,2,2,2),
         col=c("blue","red", "green", "pink","yellow","grey")
  )
  
  #change column names in table
  colnames(OvrPowerMeans)<-seq(mindelta,maxdelta,interval)
  colnames(AVGPowerMeans)<-seq(mindelta,maxdelta,interval)
  colnames(OvrFDRMeans)<-seq(mindelta,maxdelta,interval)
  colnames(AVGFDRMeans)<-seq(mindelta,maxdelta,interval)
  colnames(OvrFWERMeans)<-seq(mindelta,maxdelta,interval)
  colnames(OvrFRMeans)<-seq(mindelta,maxdelta,interval)
  colnames(AVGFRMeans)<-seq(mindelta,maxdelta,interval)
  colnames(AVGFWERMeans)<-seq(mindelta,maxdelta,interval)
  colnames(FAMILYFWERMeans)<-seq(mindelta,maxdelta,interval)
  colnames(FAMILYFDRMeans)<-seq(mindelta,maxdelta,interval)
  colnames(FAMILYpowerMeans)<-seq(mindelta,maxdelta,interval)
  
  colnames(OvrPowerSD)<-seq(mindelta,maxdelta,interval)
  colnames(AVGPowerSD)<-seq(mindelta,maxdelta,interval)
  colnames(OvrFDRSD)<-seq(mindelta,maxdelta,interval)
  colnames(AVGFDRSD)<-seq(mindelta,maxdelta,interval)
  colnames(OvrFWERSD)<-seq(mindelta,maxdelta,interval)
  colnames(OvrFRSD)<-seq(mindelta,maxdelta,interval)
  colnames(AVGFRSD)<-seq(mindelta,maxdelta,interval)
  colnames(AVGFWERSD)<-seq(mindelta,maxdelta,interval)
  colnames(FAMILYFWERSD)<-seq(mindelta,maxdelta,interval)
  colnames(FAMILYFDRSD)<-seq(mindelta,maxdelta,interval)
  colnames(FAMILYpowerSD)<-seq(mindelta,maxdelta,interval)
  #   rownames(OvrPowerMeans)<-c("QTukey Stat", "Pairwise", "Overall BH", "BH BH")
  
  print ("OVERALL POWER:")
  print (OvrPowerMeans)
  print ("AVG POWER:")
  print (AVGPowerMeans)
  print ("AVG FDR:")
  print( AVGFDRMeans)
  print ("OVERALL FDR:")
  print( OvrFDRMeans)
  print ("OVERALL FWER:")
  print(OvrFWERMeans)
  print ("OVERALL E[V]:")
  print(OvrFRMeans)
  print ("AVG E[V]: ")
  print (AVGFRMeans)
  print ("AVG FWER: ")
  print (AVGFWERMeans)
  print ("FAMILY POWER:")
  print (FAMILYpowerMeans)
  print ("FAMILY FDR:")
  print (FAMILYFDRMeans)
  print ("FAMILY FWER:")
  print (FAMILYFWERMeans)
  
  if (details==TRUE){
    print ("OVERALL POWER SD:")
    print (OvrPowerSD)
    print ("AVG POWER SD:")
    print (AVGPowerSD)
    print ("AVG FDR SD:")
    print( AVGFDRSD)
    print ("OVERALL FDR SD:")
    print( OvrFDRSD)
    print ("OVERALL FWER SD:")
    print(OvrFWERSD)
    print ("OVERALL E[V] SD:")
    print(OvrFRSD)
    print ("AVG E[V] SD: ")
    print (AVGFRSD)
    print ("AVG FWER SD: ")
    print (AVGFWERSD)
    print ("FAMILY POWER SD:")
    print (FAMILYpowerSD)
    print ("FAMILY FDR SD:")
    print (FAMILYFDRSD)
    print ("FAMILY FWER SD:")
    print (FAMILYFWERSD)
    
  }
  
  #export to EXCEL MEANS
  wb<-loadWorkbook(paste("TukeyTest MEANS",Sys.Date(),"numOfGroups=",numOfGroups,"n=",n,".xls"), create = TRUE)
  
  createSheet(wb, name = "AVG FDR")
  writeWorksheet(wb, cbind(METHOD_NAMES,AVGFDRMeans), sheet = "AVG FDR")
  createSheet(wb, name = "OVERALL POWER")
  writeWorksheet(wb, cbind(METHOD_NAMES,OvrPowerMeans),  sheet = "OVERALL POWER")
  createSheet(wb, name = "OVERALL FDR")
  writeWorksheet(wb, cbind(METHOD_NAMES,OvrFDRMeans), sheet = "OVERALL FDR")
  createSheet(wb, name = "OVERALL FWER")
  writeWorksheet(wb, cbind(METHOD_NAMES,OvrFWERMeans), sheet = "OVERALL FWER")
  createSheet(wb, name = "OVERALL E(V)")
  writeWorksheet(wb, cbind(METHOD_NAMES,OvrFRMeans), sheet = "OVERALL E(V)")
  createSheet(wb, name = "AVG E(V)")
  writeWorksheet(wb, cbind(METHOD_NAMES,AVGFRMeans), sheet = "AVG E(V)")
  createSheet(wb, name = "AVG FWER")
  writeWorksheet(wb, cbind(METHOD_NAMES,AVGFWERMeans), sheet = "AVG FWER")
  
  createSheet(wb, name = "FAMILY POWER")
  writeWorksheet(wb, cbind(METHOD_NAMES,OvrPowerMeans),  sheet = "FAMILY POWER")
  createSheet(wb, name = "FAMILY FDR")
  writeWorksheet(wb, cbind(METHOD_NAMES,OvrFDRMeans), sheet = "FAMILY FDR")
  createSheet(wb, name = "FAMILY FWER")
  writeWorksheet(wb, cbind(METHOD_NAMES,OvrFWERMeans), sheet = "FAMILY FWER")
  
  saveWorkbook(wb)
  
  #export to EXCEL SDs
  wb<-loadWorkbook(paste("TukeyTest sd",Sys.Date(),"numOfGroups=",numOfGroups,"n=",n,".xls"), create = TRUE)
  
  createSheet(wb, name = "AVG FDR")
  writeWorksheet(wb, cbind(METHOD_NAMES,AVGFDRSD), sheet = "AVG FDR")
  createSheet(wb, name = "OVERALL POWER")
  writeWorksheet(wb, cbind(METHOD_NAMES,OvrPowerSD),  sheet = "OVERALL POWER")
  createSheet(wb, name = "OVERALL FDR")
  writeWorksheet(wb, cbind(METHOD_NAMES,OvrFDRSD), sheet = "OVERALL FDR")
  createSheet(wb, name = "OVERALL FWER")
  writeWorksheet(wb, cbind(METHOD_NAMES,OvrFWERSD), sheet = "OVERALL FWER")
  createSheet(wb, name = "OVERALL E(V)")
  writeWorksheet(wb, cbind(METHOD_NAMES,OvrFRSD), sheet = "OVERALL E(V)")
  createSheet(wb, name = "AVG E(V)")
  writeWorksheet(wb, cbind(METHOD_NAMES,AVGFRSD), sheet = "AVG E(V)")
  createSheet(wb, name = "AVG FWER")
  writeWorksheet(wb, cbind(METHOD_NAMES,AVGFWERSD), sheet = "AVG FWER")
  createSheet(wb, name = "FAMILY POWER")
  writeWorksheet(wb, cbind(METHOD_NAMES,OvrPowerSD),  sheet = "FAMILY POWER")
  createSheet(wb, name = "FAMILY FDR")
  writeWorksheet(wb, cbind(METHOD_NAMES,OvrFDRSD), sheet = "FAMILY FDR")
  createSheet(wb, name = "FAMILY FWER")
  writeWorksheet(wb, cbind(METHOD_NAMES,OvrFWERSD), sheet = "FAMILY FWER")
  
  saveWorkbook(wb)
  
  
  #   print(PowerOutput)
}

#tukeyTest2(n=100)
# tukeyTest2(n=50, numOfGroups=5,numOfTrues=1, interval=0.5, mindelta=1, maxdelta=4,details=FALSE)
tukeyTest2(n=50, numOfGroups=5,numOfTrues=1, interval=0.5, mindelta=1, maxdelta=1,DesVector=c(0,0,0,0,4), details=FALSE)
